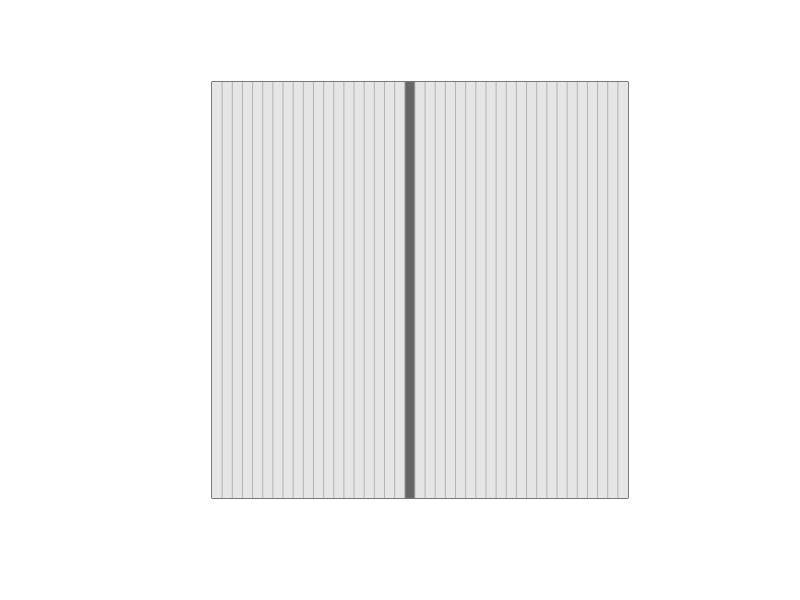
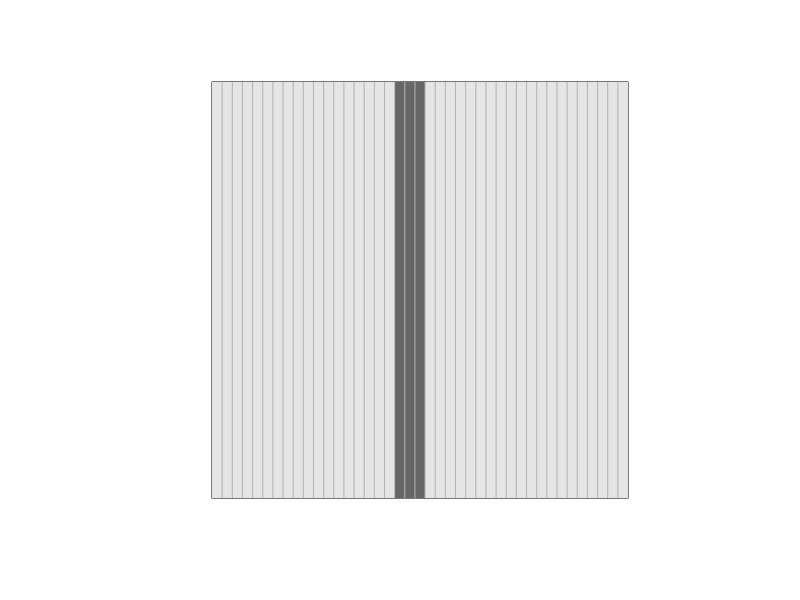
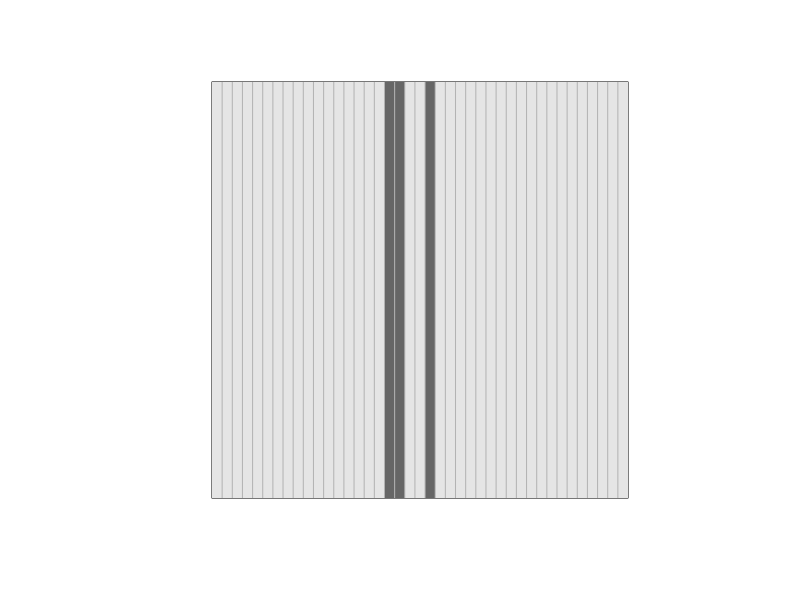
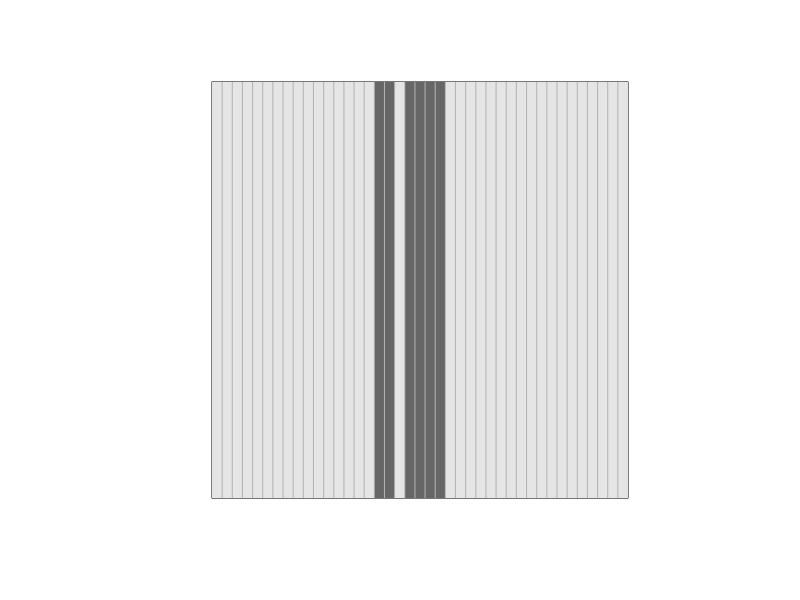
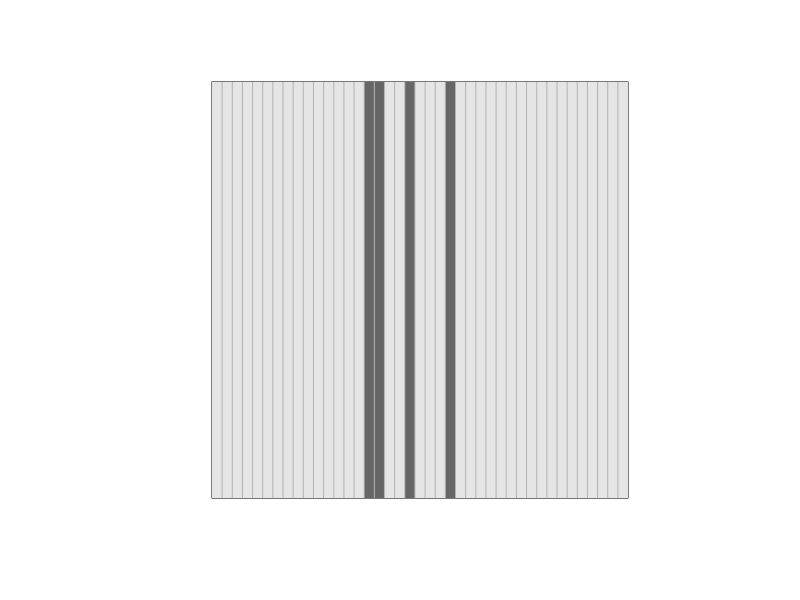
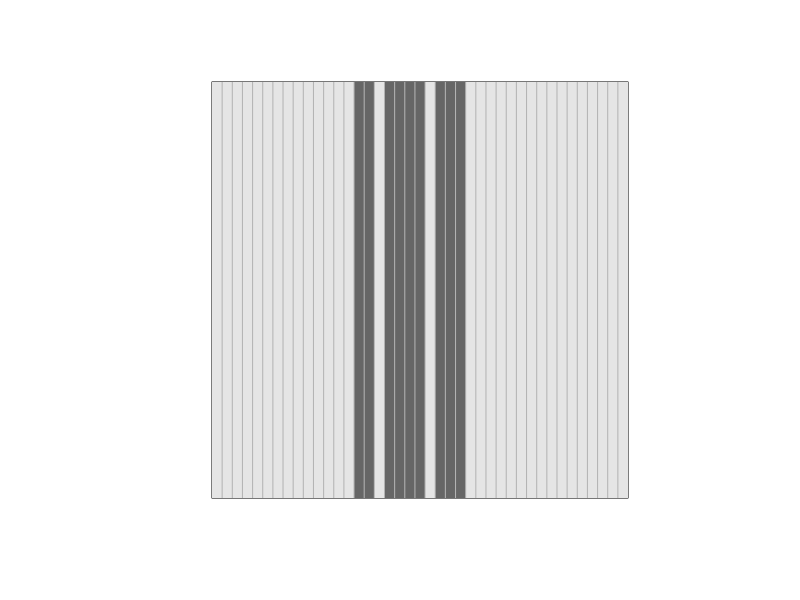
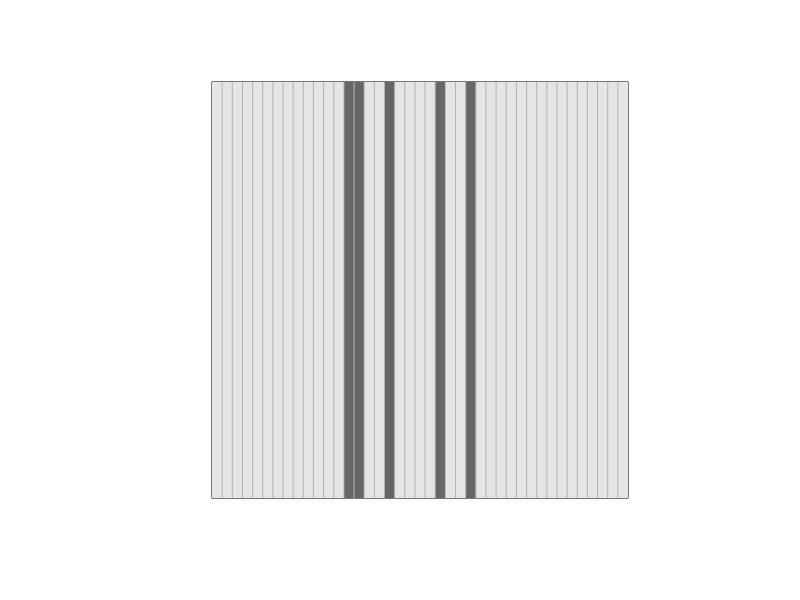
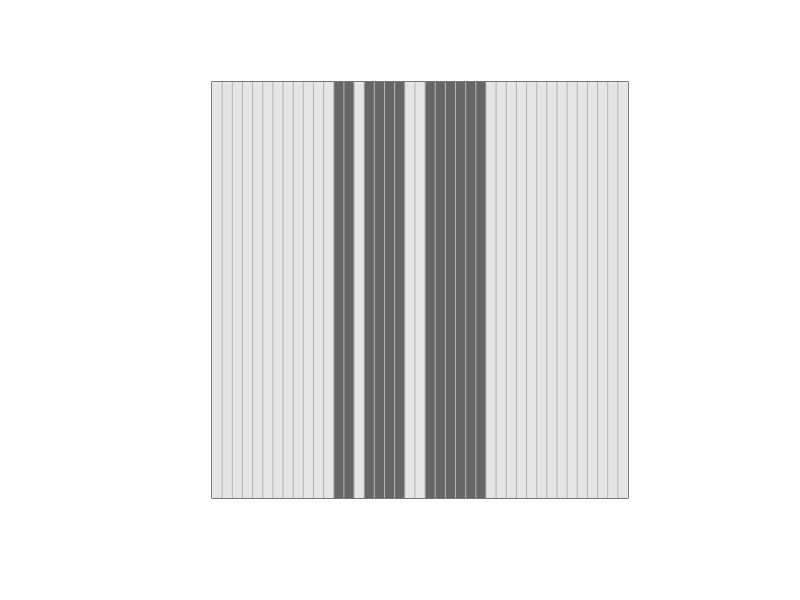

R code for these plots, in order:
## ---- chunk 1
knitr::opts_chunk$set(echo = TRUE)
## ---- chunk 2
display <- function(mat){
  par(pty="s")
  image(t(mat), col=c("grey90", "grey40"), yaxt="n", xaxt="n")
  grid(nx = ncol(mat), ny = nrow(mat),col="grey70", lty=1)  
}
## ---- chunk 3
init <- function(n){
  n=41
  mat = matrix(0,nrow =1, ncol=n)
  mat[20]=1
  return (mat)
}
## ---- chunk 4
rule30 <- function(mat, iter){
  display(mat)
  for (k in 1:iter) {
    temp_mat = matrix(0, nrow(mat), ncol(mat))
    for (i in 1:ncol(mat)){
      L = i-1
      R = i+1
      if (L == 0){L = length(mat)}
      if (R == length(mat) +1 ){R = 1}
      if (isTRUE(xor(mat[L], mat[i] || mat[R]))) {temp_mat[i] = 1}
    }
    mat = temp_mat
    display(mat)
  }
}
## ---- chunk 5
mat=init(40)
rule30(mat,40)
